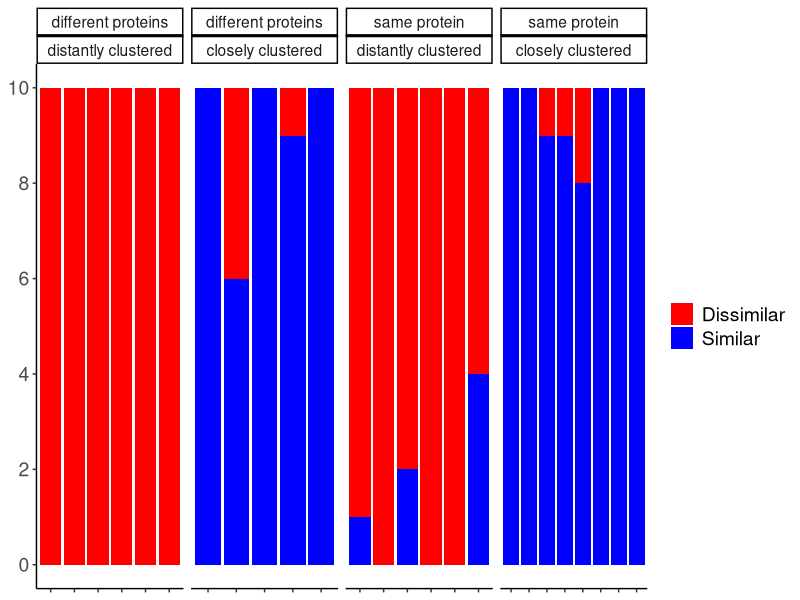
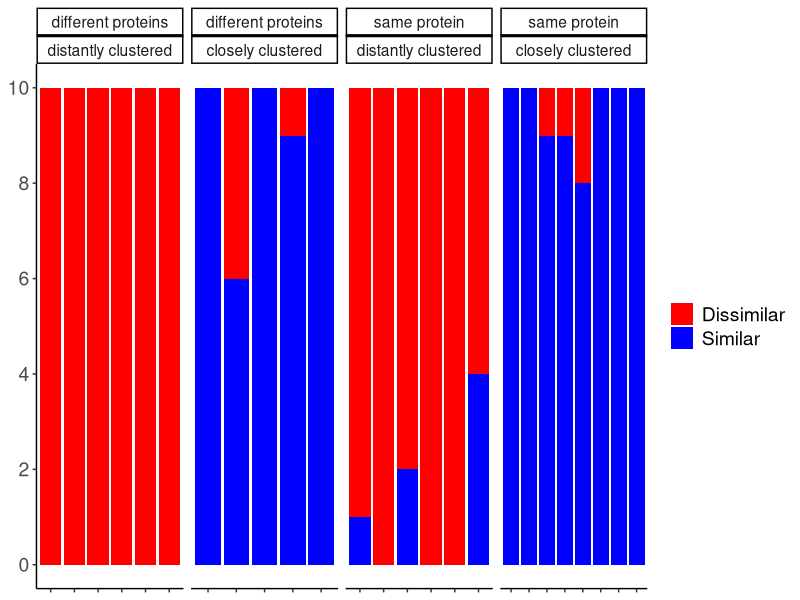

Generate these figures, in order, with R:
library(tidyverse)

data<-read.csv("Bin RBP binding (Responses) - Form Responses.csv", header = F)[2:26] %>%
  t() %>% as.data.frame()
data$protein<-c("same", "different", "same", "same", "different", "different",
                "same", "different", "same", "different", "different", "same", 
                "same", "different", "same", "different", "same", "same", "different",
                "same", "same", "different", "same", "different", "same")
data$rank<-c("different", "same", "same", "different", "different", "same",
             "same", "different", "different", "same", "different", "different",
             "same", "different", "same", "same", "different", "same", "different",
             "same", "different", "same", "same", "different", "same")
data_gather<-gather(data, "bin", "count",-V1, -protein, -rank) %>% select(-bin)

protein_change<-c(`same` = "same protein",
           `different` = "different proteins")
rank_change<-c(`same` = "closely clustered",
        `different` = "distantly clustered")

ggplot(data_gather, aes(x = as.factor(V1), fill = count)) +
  geom_bar() +
  facet_grid(~ protein + rank, scale = "free",
             labeller = labeller(protein = as_labeller(protein_change),
                                 rank = as_labeller(rank_change))) +
  theme_classic() +
  labs(x = NULL, y = NULL) +
  theme(legend.title=element_blank(),
        legend.text=element_text(size = 14),
        text = element_text(size = 14),
        axis.text.x = element_blank(),
        axis.text.y = element_text(size = 14)) +
  scale_y_continuous(breaks = seq(0, 10, by = 2)) +
  scale_fill_manual(values = c("red", "blue"))
ggsave("human_binned_RBP_clustering.pdf", width =9, height =4)
